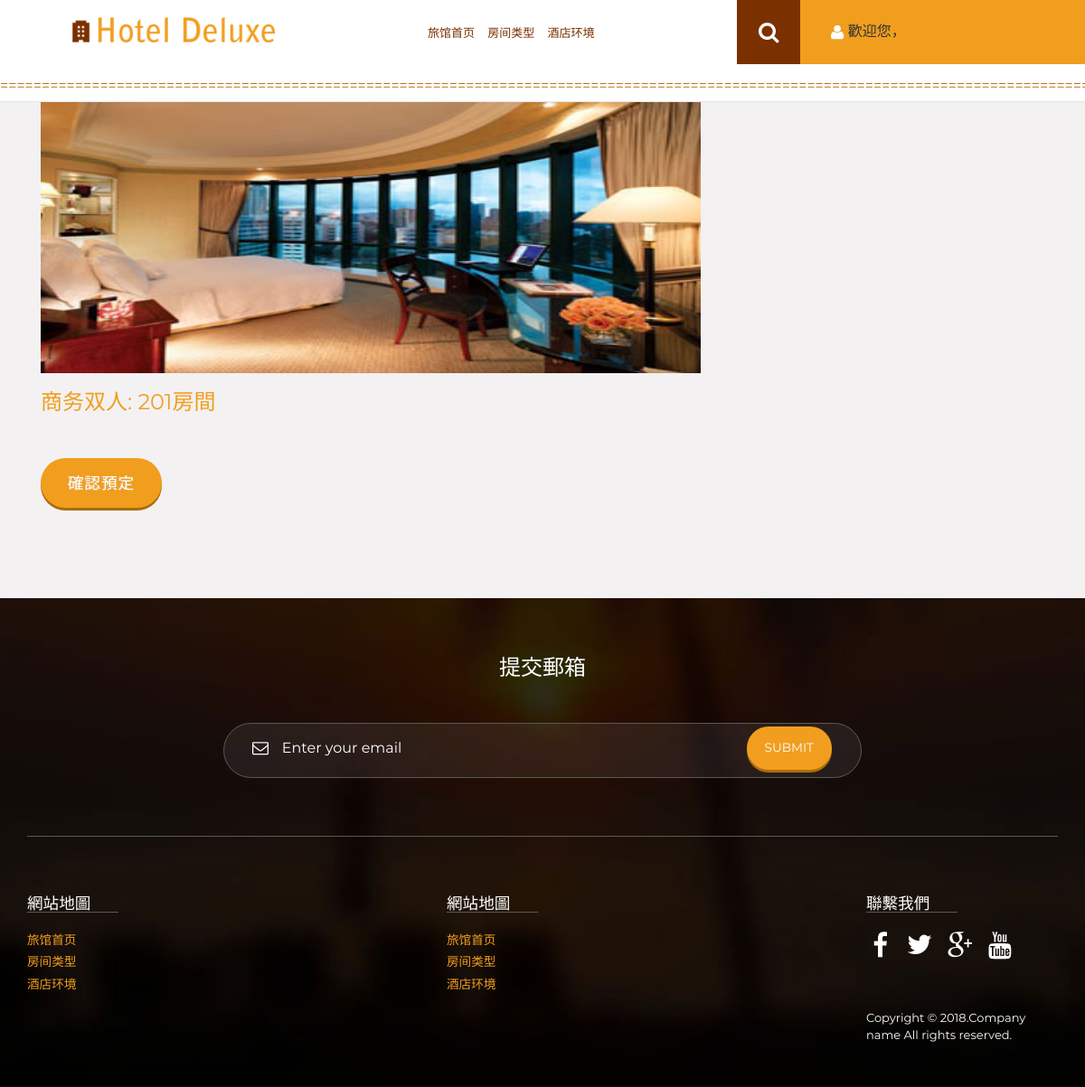
The page /yuding/?id=1 on the database its author committed.
### app/models.py (models this page shows, shortened)
class Room(models.Model):
    room_number = models.CharField(max_length=10, unique=True, null=False,verbose_name='房屋編號')
    price = models.IntegerField(verbose_name='價格')
    img = models.ImageField(upload_to='./static/upload/', default='img/l2.jpg',verbose_name='圖片')
    category = models.CharField(max_length=10,verbose_name='房屋類別')
    available = models.BooleanField(default=1,verbose_name='是否可用')
    status = models.IntegerField(default=1,verbose_name='是否租出')
    user = models.CharField(max_length=30, null=True,verbose_name='預定/出租用戶')
    evaluation = models.CharField(max_length=100, default='暫無評價',verbose_name='評價')
    number = models.IntegerField(default=0,verbose_name='預定次數')
    fraction = models.CharField(max_length=10, default='star2.png',verbose_name='評價分數')

### app/views.py (the view)
# urls.py: path('yuding/',yuding,name='yuding'),
def yuding(request):
    try:
        id = request.GET['id']
        room = Room.objects.filter(id=id)
    except:
        return render(request, 'skip.html', {'skip': '/rooms/', 'message': '异常请求，'})
    try:
        if request.GET['do'] == 'active':
            if room[0].available == 0:
                return render(request, 'skip.html', {'skip': '/rooms/', 'message': '預定失败，'})
            room.update(available=0,user=request.session['username'])
            return render(request, 'skip.html', {'skip': '/', 'message': '預定成功，'})
    except:
        pass
    if room[0].available == 0:
        return render(request, 'yuding.html', {'room': room, 'error': '已预订'})
    return render(request, 'yuding.html', {'room': room})

### templates/yuding.html (shortened to what this page needs)
{% extends 'base.html' %}
{% load static %}
{% block container %}
    <div class="container">
        {% for i in room %}
            <div class="col-md-8 sing">
                <div class=" single-grid">
                    <img class="img-responsive" src="/{{ i.img }}" alt="" class="img-responsive"
                         style="width: 750px;height: 300px;">
                    <div class="lone-line">
                        <h2>{{ i.category }}: {{ i.room_number }}房間</h2>
                    </div>
                </div>
                {% if error %}
                    <button class="btn disabled" type="button" style="margin-bottom: 100px;font-size: 1.3em;">{{ error }}</button>
                {% else %}
                    <form method="post" action="/yuding/?id={{ i.id }}&do=active" style="margin-bottom: 100px;">
                        <button class="btn1 btn2 btn-2 btn-2g" type="submit" name="submit">確認預定</button>
                    </form>
                {% endif %}
            </div>
        {% endfor %}
    </div>
{% endblock %}

### static/css/style.css (style rules this page uses)
h4, h5, h6, h1, h2, h3 { margin-top: 0; }
html, body { font-family: 'Montserrat', sans-serif; font-size: 100%; background:#fff; }
.btn-2g { border-radius: 40px; -webkit-border-radius: 40px; -moz-border-radius: 40px; -o-border-radius: 40px; }
.btn-2 { background: #cb4e4e; color: #fff; box-shadow: 0 3px #AD6C09; -webkit-transition: none; -moz-transition: none; transition: none; }
.btn1 { border: none; font-family: inherit; font-size: inherit; color: inherit; background: none; cursor: pointer; padding:15px 30px; display: inline-block; text-transform: uppercase; letter-spacing: 1px; font-weight: 500; outline: none; position: relative; -webkit-transition: all 0.3s; -moz-transition: all 0.3s; transition: all 0.3s; background:#F19E1F; color: #fff; font-size: 1.1em; text-shadow: -1px 0px 1px rgba(214, 214, 214, 0.59); -webkit-text-shadow: -1px 0px 1px rgba(214, 214, 214, 0.59); -moz-text-shadow: -1px 0px 1px rgba(214, 214, 214, 0.59); -o-text-shadow: -1px 0px 1px rgba(214, 214, 214, 0.59); }
.lone-line { padding: 1.2em 0em 0em 0em; background: #f3f1f2; }
.single-grid { margin:0em 0 3em; background: #fff; }
.single-grid h2 { margin:0 0 0.3em; font-size:1.5em; color:#F19E1F; }

### rows shown on the page
Room: img (picture), category "商务双人", room_number "201"
